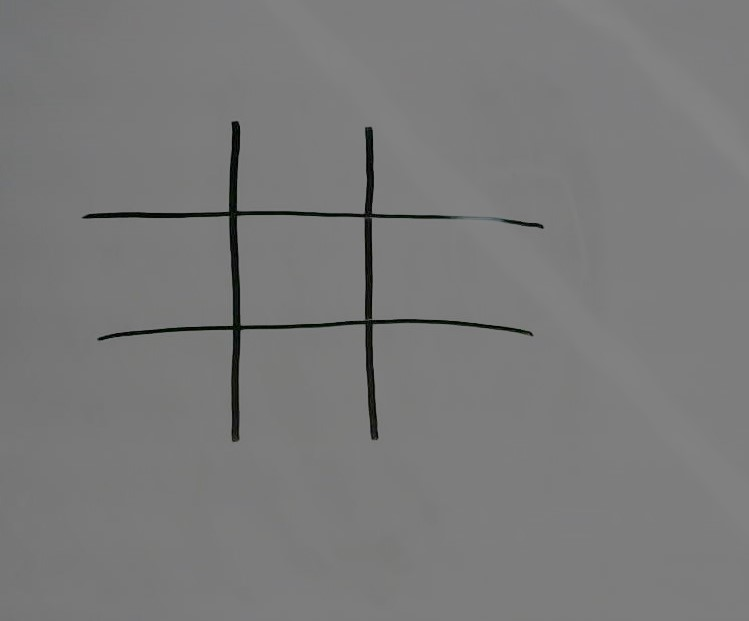
#> input picture images/board1-crop.jpg, 749 x 621 px, given in place of the camera
$ python playground.py
#> lines starting #> are read from the running program, lines starting #| are printed output that depends on the picture; after the words box and inside, x2 and y2 are one past the last pixel; in counts of white or black regions, pixels touching at a corner belong together
#> further down, frame is the input picture: shape (621, 749, 3); mean B, G, R 121.6, 121.7, 121.6
import cv2
import platform
import numpy as np
import time

GREEN = (0, 255, 0)

# Capture video from webcam if you want to use default webcam just pass 0 as argument instead of 1
if platform.system() == 'Windows':
    cap = cv2.VideoCapture(1, cv2.CAP_DSHOW)
else:
    cap = cv2.VideoCapture(0)


def canny_edge_detection(frame):
    # Convert the frame to grayscale for edge detection
    gray = cv2.cvtColor(frame, cv2.COLOR_BGR2GRAY)

    # Apply Gaussian blur to reduce noise and smoothen edges
    blurred = cv2.GaussianBlur(src=gray, ksize=(5, 5), sigmaX=0.5)

    # Perform Canny edge detection
    edges = cv2.Canny(blurred, 70, 135)
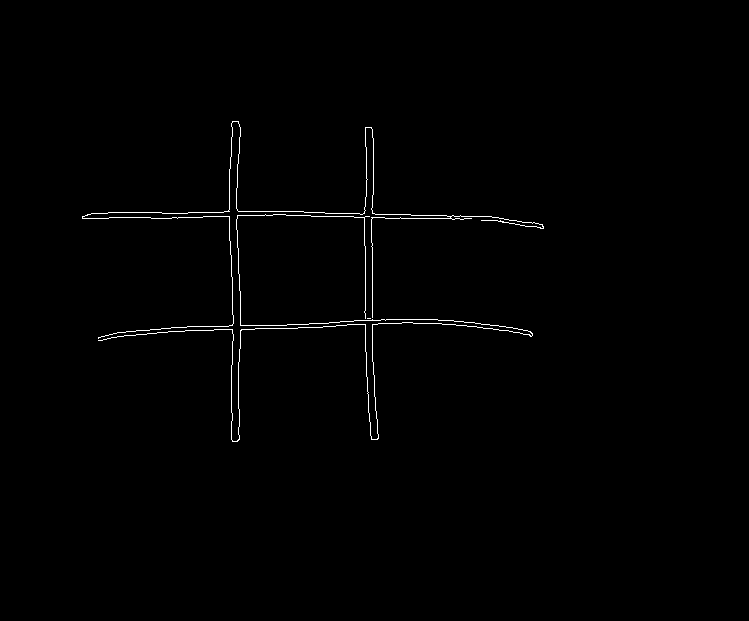
#> edges: shape (621, 749); 0.65% white in thin lines or dots, all inside (x1, y1, x2, y2) = (82, 121, 544, 442)

    return blurred, edges


while True:
    # time.sleep(1)
    # Read a frame from the webcam
    ret, frame = cap.read()
    shapeframe = frame.copy()
    if not ret:
        print('Image not captured')
        break

    # Perform Canny edge detection on the frame
    blurred, edges = canny_edge_detection(frame)

    # Shape detection on canny edge
    contours, _ = cv2.findContours(edges.copy(), cv2.RETR_EXTERNAL, cv2.CHAIN_APPROX_SIMPLE)
#> contours = 3 contours, all with area under 20
    for contour in contours:
        epsilon = 0.04 * cv2.arcLength(contour, True)
        approx = cv2.approxPolyDP(contour, epsilon, True) # approx is a numpy array
        vertices = len(approx)

        if vertices == 3:
            shape = "Triangle"
        elif vertices == 4:
            rect = cv2.minAreaRect(approx)
            # cv.boxPoints(rect) to get 4 corners of rect
            # Angle between the horizontal axis and the first side (i.e. length) in degrees
            (x, y), (w, h), angle = rect
            ar = w / float(h)
            shape = "square" if ar >= 0.95 and ar <= 1.05 else "rectangle"
        else:
            shape = "Circle"

        cv2.drawContours(shapeframe, [approx], 0, GREEN, 2)
        cv2.putText(shapeframe, shape, (approx[0][0][0], approx[0][0][1] + 5), cv2.FONT_HERSHEY_SIMPLEX, 1, (0, 0, 0), 2)
#> this loop made 3 passes
#> (epsilon, approx, vertices) on passes 1 to 2: (0.24, [[367, 318], [370, 318]], 2), (124.6, [[98, 340], [532, 333]], 2)
#> (epsilon, vertices) on pass 3: (120.2, 7)
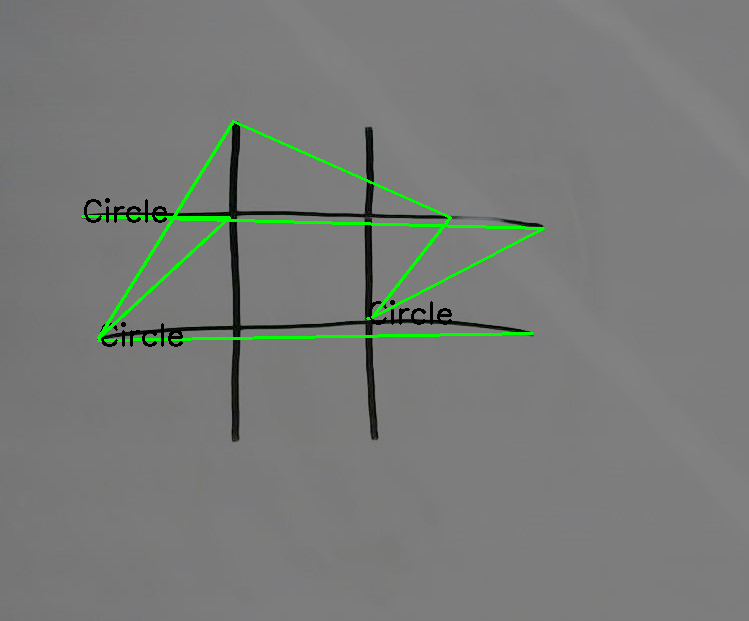
#> shapeframe: shape (621, 749, 3); 1.59% of pixels changed, all inside (x1, y1, x2, y2) = (81, 120, 545, 347)

    into_hsv = cv2.cvtColor(frame, cv2.COLOR_BGR2HSV)
#> into_hsv: shape (621, 749, 3); mean H, S, V 5.6, 1.7, 121.7
    # changing the color format from BGr to HSV
    # This will be used to create the mask
    L_limit = np.array([0, 0, 0])  # setting the black lower limit
    U_limit = np.array([50, 50, 150])  # setting the black upper limit

    b_mask = cv2.inRange(into_hsv, L_limit, U_limit)
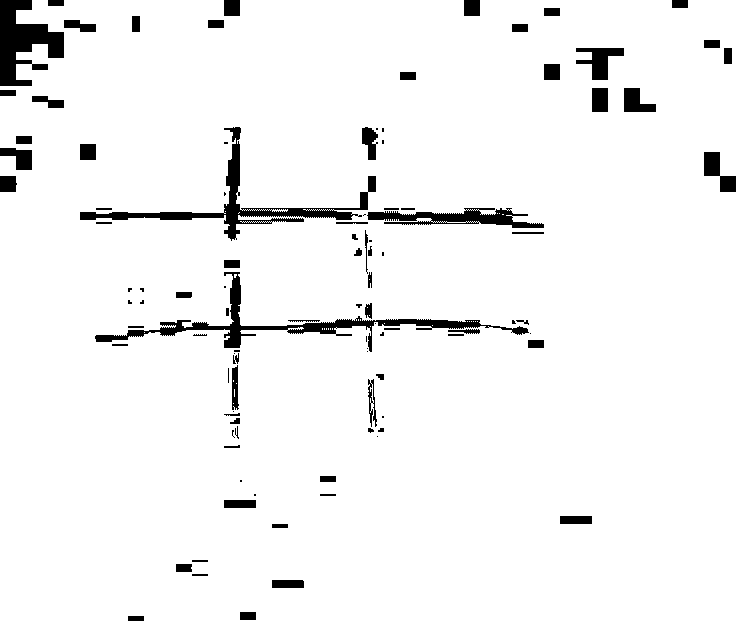
#> b_mask: shape (621, 749); 95.4% white; 103 black regions (30 under 20 px), largest, box (x1, y1, x2, y2) and area: (95, 272, 529, 352) 3539, (80, 127, 376, 241) 3495, (0, 0, 64, 86) 2976
    # creating the mask using inRange() function
    # this will produce an image where the color of the objects
    # falling in the range will turn white and rest will be black
    black = cv2.bitwise_and(frame, frame, mask=b_mask)
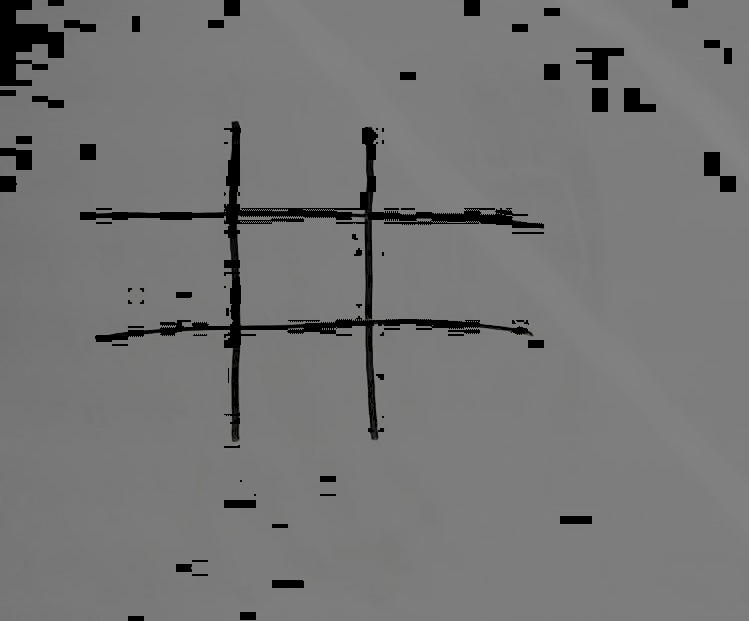
#> black: shape (621, 749, 3); mean B, G, R 117.3, 117.3, 117.3


    # Display the original frame and the edge-detected frame
    cv2.imshow("Original", frame)
    cv2.imshow("Blurred", blurred)
    cv2.imshow("Edges", edges)
    cv2.imshow("Shapes", shapeframe)
    cv2.imshow('Black Detector', black)  # to display the black object output


    # Exit the loop when 'q' key is pressed
    if cv2.waitKey(1) & 0xFF == ord('q'):
#> (key q is pressed here)
        break

    # Release the webcam and close the windows
cap.release()
cv2.destroyAllWindows()

# recognize a handdrawn tictactoe board in opencv and python and write the code to only show board and moves made and keep track of the moves


"""
while True:
    # Capture frame-by-frame
    ret, frame = cap.read()

    # Display the resulting frame
    cv2.imshow('Video', frame)

    # Break the loop if 'q' is pressed
    if cv2.waitKey(1) & 0xFF == ord('q'):
        break

# When everything done, release the capture
cap.release()
cv2.destroyAllWindows()
"""
"""
import cv2
import numpy as np

def nothing(x):
    # any operation
    pass
cap = cv2.VideoCapture(1)
cv2.namedWindow("Trackbars")
"""
"""
cv2.createTrackbar("L - H", "Trackbars", 0, 179, nothing)
cv2.createTrackbar("L - S", "Trackbars", 0, 255, nothing)
cv2.createTrackbar("L - V", "Trackbars", 0, 255, nothing)
cv2.createTrackbar("U - H", "Trackbars", 179, 179, nothing)
cv2.createTrackbar("U - S", "Trackbars", 255, 255, nothing)
cv2.createTrackbar("U - V", "Trackbars", 255, 255, nothing)

while True:
    _, frame = cap.read()
    hsv = cv2.cvtColor(frame, cv2.COLOR_BGR2HSV)

    l_h = cv2.getTrackbarPos("L - H", "Trackbars")
    l_s = cv2.getTrackbarPos("L - S", "Trackbars")
    l_v = cv2.getTrackbarPos("L - V", "Trackbars")
    u_h = cv2.getTrackbarPos("U - H", "Trackbars")
    u_s = cv2.getTrackbarPos("U - S", "Trackbars")
    u_v = cv2.getTrackbarPos("U - V", "Trackbars")

    lower_blue = np.array([l_h, l_s, l_v])
    upper_blue = np.array([u_h, u_s, u_v])
    mask = cv2.inRange(hsv, lower_blue, upper_blue)

    result = cv2.bitwise_and(frame, frame, mask=mask)

    cv2.imshow("frame", frame)
    cv2.imshow("mask", mask)
    cv2.imshow("result", result)

    key = cv2.waitKey(1)
    if key == 27:
        break
"""
